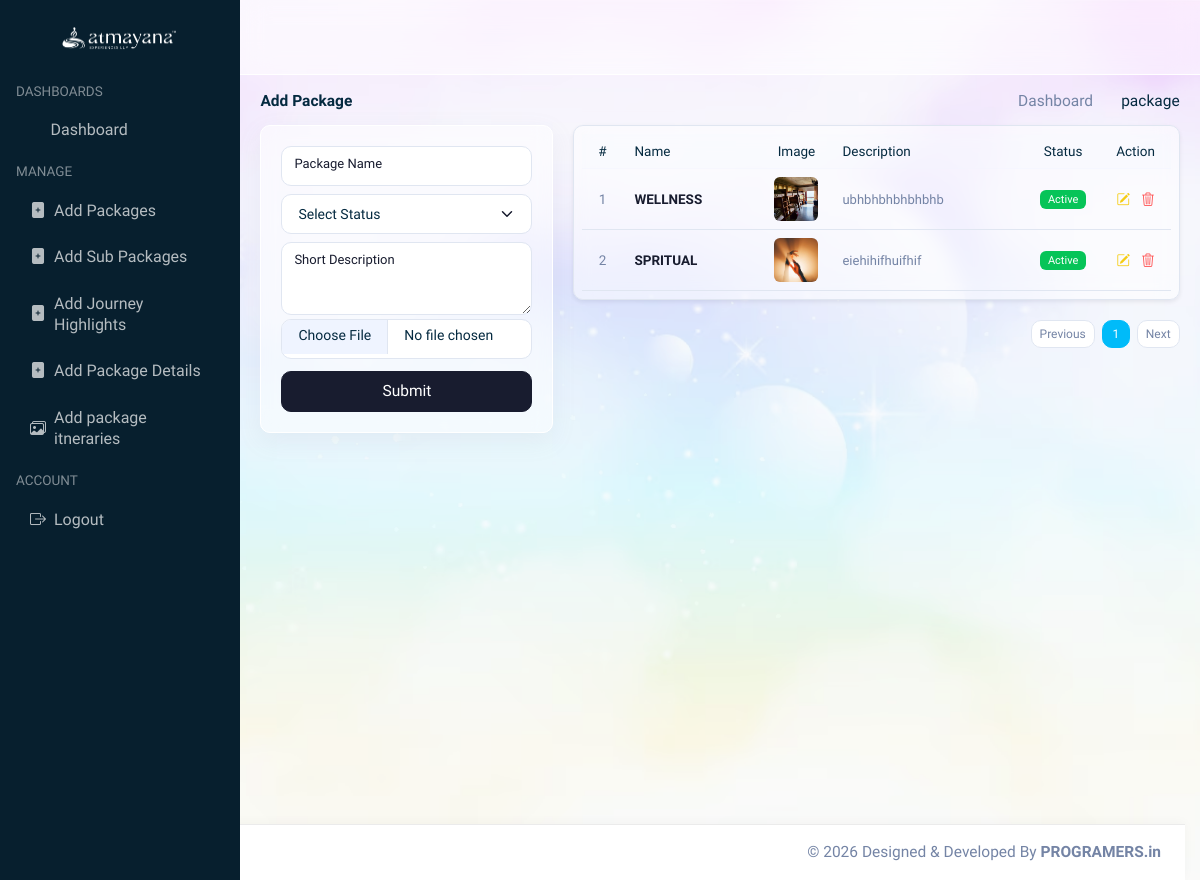
The app's page /category/ (signed in), older data.
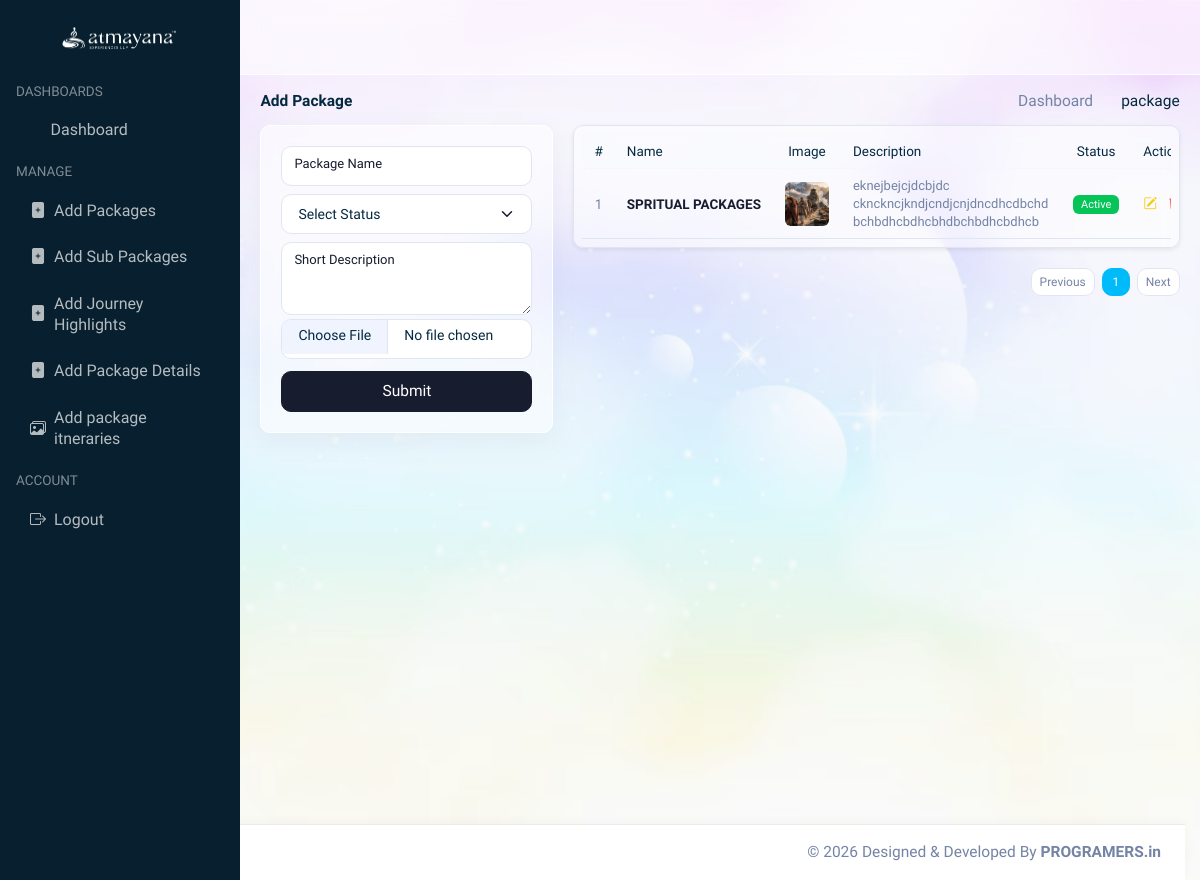
The same page, newer data.
### athmayaApp/models.py (models this page shows, shortened)
class Category(models.Model):
    STATUS_CHOICES = (
        ('Active', 'Active'),
        ('Inactive', 'Inactive'),
    )
    short_description = models.TextField(
        null=True,
        blank=True
    )
    image = models.ImageField(
        upload_to='categories/',
        null=True,
        blank=True
    )
    categoryname = models.CharField(max_length=200)
    status = models.CharField(
        max_length=10,
        choices=STATUS_CHOICES,
        default='Active'
    )
    created_at = models.DateTimeField(auto_now_add=True)
    updated_at = models.DateTimeField(auto_now=True)

### athmayaApp/views.py (the view, shortened to what this page needs)
# urls.py: path('category/', views.add_category, name='add_category'),
@login_required(login_url='backoffice')
def add_category(request):
    edit_category = None
    edit_id = request.GET.get('edit')
    if edit_id:
        edit_category = get_object_or_404(Category, id=edit_id)
    categories = Category.objects.all().order_by('-created_at')
    paginator = Paginator(categories, 4)
    page = request.GET.get('page')
    categories = paginator.get_page(page)
    return render(request, 'useradmin/add_category.html', {
        'categories': categories,
        'edit_category': edit_category,
    })

### templates/useradmin/add_category.html (shortened to what this page needs)
{% extends 'useradmin/base_admin.html' %}
{% load static %}
{% block nav_category %}active{% endblock %}
{% block content %}
<div class="min-vh-100 position-relative">
    <div class="page-wrapper">
        <div class="container-fluid">
            <div class="gap-2 page-heading mb-3 flex-column flex-md-row">
                <h6 class="flex-grow-1 mb-0">Add Package</h6>
                <ul class="breadcrumb flex-shrink-0 mb-0">
                    <li class="breadcrumb-item"><a href="">Dashboard</a></li>
                    <li class="breadcrumb-item active">package</li>
                </ul>
            </div>
          <div class="row">
                <div class="col-md-4">
                    <div class="card">
                        <div class="card-body">
                            <form method="POST" action="{% url 'add_category' %}" enctype="multipart/form-data">
                                <div class="row gy-2 gx-5">
                                    <div class="col-md-12">
                                        <div class="form-floating">
                                            <input type="text"
                                                   class="form-control"
                                                   id="categoryname"
                                                   name="categoryname"
                                                   placeholder="Category Name"
                                                   value="{% if edit_category %}{{ edit_category.categoryname }}{% endif %}"
                                                   required>
                                            <label for="categoryname" class="text-dark">Package Name</label>
                                        </div>
                                    </div>
                                    <div class="col-md-12">
                                        <select class="form-select form-control"
                                                name="status"
                                                style="height: 40px;"
                                                required>
                                            <option disabled value="" {% if not edit_category %}selected{% endif %}>Select Status</option>
                                        </select>
                                    </div>
                                    <div class="col-md-12">
        <div class="form-floating">
            <textarea
                class="form-control"
                id="short_description"
                name="short_description"
                placeholder="Short Description"
                style="height:120px;"
            >{% if edit_category %}{{ edit_category.short_description }}{% endif %}</textarea>
            <label for="short_description" class="text-dark">
            </label>
        </div>
</div>
<div class="col-md-12">
    <label class="mb-2">
    </label>
    <input
        type="file"
        class="form-control"
        name="image"
        accept="image/*"
    {% if not edit_category %}required{% endif %}>
</div>
                                    <div class="col-md-12 mt-3 d-flex gap-2">
                                        <button type="submit" class="btn btn-dark w-100">
                                            {% if edit_category %}Update{% else %}Submit{% endif %}
                                        </button>
                                    </div>
                                </div>
                            </form>
                        </div>
                    </div>
                </div>
                <div class="col-md-8">
                    <div class="card shadow-sm border">
                        <div class="card-body p-2">
                            <div class="table-responsive">
                                <table class="table table-hover align-middle text-nowrap mb-0" style="font-size: 13.5px;">
                                    <thead class="table-light">
                                        <tr>
                                            <th scope="col" class="py-2 text-center" style="width: 40px;">#</th>
                                            <th scope="col" class="py-2" style="width: 140px;">Name</th>
                                            <th scope="col" class="py-2 text-center" style="width: 65px;">Image</th>
                                            <th scope="col" class="py-2">Description</th>
                                            <th scope="col" class="py-2 text-center" style="width: 75px;">Status</th>
                                            <th scope="col" class="py-2 text-center" style="width: 70px;">Action</th>
                                        </tr>
                                    </thead>
                                    <tbody>
                                        {% for category in categories %}
                                        <tr {% if edit_category.id == category.id %}class="table-warning"{% endif %}>
                                            <td class="text-center text-muted py-2">{{ categories.start_index|add:forloop.counter0 }}</td>
                                            <td class="fw-semibold text-dark py-2">
                                                {{ category.categoryname | upper }}
                                            </td>
                                            <td class="py-2 text-center">
                                                {% if category.image %}
                                                    <img
                                                        src="{{ category.image.url }}"
                                                        width="44"
                                                        height="44"
                                                        style="object-fit:cover;border-radius:6px;"
                                                    >
                                                {% else %}
                                                    <span class="text-muted" style="font-size: 11px;">No Image</span>
                                                {% endif %}
                                            </td>
                                            <td class="py-2 text-muted" style="max-width:220px; white-space:normal; font-size: 13px;">
                                                {{ category.short_description|truncatewords:10 }}
                                            </td>
                                            <td class="py-2 text-center">
                                                {% if category.status == 'Active' %}
                                                    <span class="badge bg-success px-2 py-1" style="font-size: 11px;">Active</span>
                                                {% else %}
                                                    <span class="badge bg-danger px-2 py-1" style="font-size: 11px;">Inactive</span>
                                                {% endif %}
                                            </td>
                                            <td class="py-2 text-center">
                                                <a href="{% url 'add_category' %}?edit={{ category.id }}&page={{ categories.number }}"
                                                class="link link-warning me-2"
                                                title="Edit">
                                                    <i class="bi bi-pencil-square"></i>
                                                </a>
                                                <a href="{% url 'delete_category' category.id %}"
                                                   class="link link-danger"
                                                   title="Delete"
                                                   onclick="return confirm('Are you sure you want to delete {{ category.categoryname }}?')">
                                                    <i class="bi bi-trash3"></i>
                                                </a>
                                            </td>
                                        </tr>
                                        {% empty %}
                                        <tr>
                                            <td colspan="6" class="text-center text-muted py-4">
                                                No categories found.
                                            </td>
                                        </tr>
                                        {% endfor %}
                                    </tbody>
                                </table>
                            </div>
                        </div>
                    </div>
                    <div class="d-flex justify-content-end w-100 mt-2">
                        <nav aria-label="Page navigation">
                            <ul class="pagination pagination-sm">
                                {% if categories.has_previous %}
                                <li class="page-item">
                                    <a class="page-link" href="?page={{ categories.previous_page_number }}{% if request.GET.edit %}&edit={{ request.GET.edit }}{% endif %}">Previous</a>
                                </li>
                                {% else %}
                                <li class="page-item disabled">
                                    <span class="page-link">Previous</span>
                                </li>
                                {% endif %}
                                {% for num in categories.paginator.page_range %}
                                <li class="page-item {% if categories.number == num %}active{% endif %}">
                                    <a class="page-link" href="?page={{ num }}{% if request.GET.edit %}&edit={{ request.GET.edit }}{% endif %}">{{ num }}</a>
                                </li>
                                {% endfor %}
                                {% if categories.has_next %}
                                <li class="page-item">
                                    <a class="page-link" href="?page={{ categories.next_page_number }}{% if request.GET.edit %}&edit={{ request.GET.edit }}{% endif %}">Next</a>
                                </li>
                                {% else %}
                                <li class="page-item disabled">
                                    <span class="page-link">Next</span>
                                </li>
                                {% endif %}
                            </ul>
                        </nav>
                    </div>
                </div>
            </div>
        </div>
    </div>
</div>
{% endblock %}

Row changes from the older to the newer data that the page shows:
removed Category: start_index|add "1", categoryname "WELLNESS", image (picture), short_description "ubhbhbhbhbhbhb", status "Active"
removed Category: start_index|add "2", categoryname "SPRITUAL", image (picture), short_description "eiehihifhuifhif", status "Active"
added Category: start_index|add "1", categoryname "SPRITUAL PACKAGES", image (picture), short_description "eknejbejcjdcbjdc cknckncjkndjcndjcnjdncdhcdbchdbchbdhcbdhcbhdbchbdhcbdhcb", status "Active"
